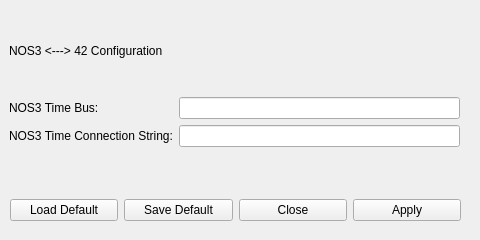
<?xml version="1.0" encoding="UTF-8"?>
<ui version="4.0">
 <class>NOS_Menu</class>
 <widget class="QDialog" name="NOS_Menu">
  <property name="geometry">
   <rect>
    <x>0</x>
    <y>0</y>
    <width>480</width>
    <height>240</height>
   </rect>
  </property>
  <property name="minimumSize">
   <size>
    <width>480</width>
    <height>240</height>
   </size>
  </property>
  <property name="maximumSize">
   <size>
    <width>480</width>
    <height>240</height>
   </size>
  </property>
  <property name="windowTitle">
   <string>NOS3 Menu</string>
  </property>
  <widget class="QWidget" name="layoutWidget">
   <property name="geometry">
    <rect>
     <x>10</x>
     <y>190</y>
     <width>451</width>
     <height>41</height>
    </rect>
   </property>
   <layout class="QHBoxLayout" name="horizontalLayout_2">
    <item>
     <widget class="QPushButton" name="loaddefaultButton">
      <property name="text">
       <string>Load Default</string>
      </property>
      <property name="autoDefault">
       <bool>false</bool>
      </property>
     </widget>
    </item>
    <item>
     <widget class="QPushButton" name="savedefaultButton">
      <property name="text">
       <string>Save Default</string>
      </property>
      <property name="autoDefault">
       <bool>false</bool>
      </property>
     </widget>
    </item>
    <item>
     <widget class="QPushButton" name="closeButton">
      <property name="text">
       <string>Close</string>
      </property>
      <property name="autoDefault">
       <bool>false</bool>
      </property>
     </widget>
    </item>
    <item>
     <widget class="QPushButton" name="applyButton">
      <property name="text">
       <string>Apply</string>
      </property>
      <property name="autoDefault">
       <bool>false</bool>
      </property>
     </widget>
    </item>
   </layout>
  </widget>
  <widget class="QWidget" name="gridLayoutWidget">
   <property name="geometry">
    <rect>
     <x>9</x>
     <y>10</y>
     <width>451</width>
     <height>171</height>
    </rect>
   </property>
   <layout class="QGridLayout" name="gridLayout">
    <item row="1" column="0">
     <widget class="QLabel" name="label">
      <property name="text">
       <string>NOS3 &lt;---&gt; 42 Configuration</string>
      </property>
     </widget>
    </item>
    <item row="0" column="0">
     <spacer name="verticalSpacer_2">
      <property name="orientation">
       <enum>Qt::Vertical</enum>
      </property>
      <property name="sizeHint" stdset="0">
       <size>
        <width>20</width>
        <height>40</height>
       </size>
      </property>
     </spacer>
    </item>
    <item row="3" column="0">
     <widget class="QLabel" name="label_2">
      <property name="text">
       <string>NOS3 Time Bus:</string>
      </property>
     </widget>
    </item>
    <item row="4" column="1">
     <widget class="QLineEdit" name="time_string"/>
    </item>
    <item row="4" column="0">
     <widget class="QLabel" name="label_3">
      <property name="text">
       <string>NOS3 Time Connection String:</string>
      </property>
     </widget>
    </item>
    <item row="2" column="0">
     <spacer name="verticalSpacer">
      <property name="orientation">
       <enum>Qt::Vertical</enum>
      </property>
      <property name="sizeHint" stdset="0">
       <size>
        <width>20</width>
        <height>40</height>
       </size>
      </property>
     </spacer>
    </item>
    <item row="3" column="1">
     <widget class="QLineEdit" name="time_bus"/>
    </item>
    <item row="5" column="0">
     <spacer name="verticalSpacer_3">
      <property name="orientation">
       <enum>Qt::Vertical</enum>
      </property>
      <property name="sizeHint" stdset="0">
       <size>
        <width>20</width>
        <height>40</height>
       </size>
      </property>
     </spacer>
    </item>
   </layout>
  </widget>
 </widget>
 <resources/>
 <connections/>
</ui>
